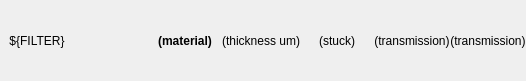
<?xml version="1.0" encoding="UTF-8"?>
<ui version="4.0">
 <class>Form</class>
 <widget class="QWidget" name="Form">
  <property name="geometry">
   <rect>
    <x>0</x>
    <y>0</y>
    <width>526</width>
    <height>81</height>
   </rect>
  </property>
  <property name="windowTitle">
   <string>Form</string>
  </property>
  <layout class="QHBoxLayout" name="horizontalLayout" stretch="0,0,0,0,0,0,0">
   <property name="spacing">
    <number>0</number>
   </property>
   <property name="leftMargin">
    <number>0</number>
   </property>
   <property name="topMargin">
    <number>0</number>
   </property>
   <property name="rightMargin">
    <number>0</number>
   </property>
   <property name="bottomMargin">
    <number>0</number>
   </property>
   <item>
    <widget class="QLabel" name="label">
     <property name="text">
      <string>${FILTER}</string>
     </property>
     <property name="alignment">
      <set>Qt::AlignCenter</set>
     </property>
    </widget>
   </item>
   <item>
    <widget class="PyDMByteIndicator" name="Inserted">
     <property name="maximumSize">
      <size>
       <width>100</width>
       <height>50</height>
      </size>
     </property>
     <property name="toolTip">
      <string/>
     </property>
     <property name="channel" stdset="0">
      <string>${PREFIX}:MMS:${FILTER}:STATE:GET_RBV</string>
     </property>
     <property name="orientation" stdset="0">
      <enum>Qt::Horizontal</enum>
     </property>
     <property name="showLabels" stdset="0">
      <bool>false</bool>
     </property>
     <property name="circles" stdset="0">
      <bool>true</bool>
     </property>
     <property name="shift" stdset="0">
      <number>1</number>
     </property>
    </widget>
   </item>
   <item>
    <widget class="PyDMLabel" name="Material">
     <property name="font">
      <font>
       <weight>75</weight>
       <bold>true</bold>
      </font>
     </property>
     <property name="toolTip">
      <string/>
     </property>
     <property name="text">
      <string>(material)</string>
     </property>
     <property name="alignment">
      <set>Qt::AlignCenter</set>
     </property>
     <property name="showUnits" stdset="0">
      <bool>false</bool>
     </property>
     <property name="channel" stdset="0">
      <string>${PREFIX}:FILTER:${FILTER}:Material</string>
     </property>
     <property name="displayFormat" stdset="0">
      <enum>PyDMLabel::String</enum>
     </property>
    </widget>
   </item>
   <item>
    <widget class="PyDMLabel" name="Thickness">
     <property name="font">
      <font>
       <weight>50</weight>
       <bold>false</bold>
      </font>
     </property>
     <property name="toolTip">
      <string/>
     </property>
     <property name="text">
      <string>(thickness um)</string>
     </property>
     <property name="alignment">
      <set>Qt::AlignRight|Qt::AlignTrailing|Qt::AlignVCenter</set>
     </property>
     <property name="showUnits" stdset="0">
      <bool>true</bool>
     </property>
     <property name="channel" stdset="0">
      <string>${PREFIX}:FILTER:${FILTER}:Thickness</string>
     </property>
     <property name="displayFormat" stdset="0">
      <enum>PyDMLabel::Decimal</enum>
     </property>
    </widget>
   </item>
   <item>
    <widget class="PyDMLabel" name="Stuck">
     <property name="font">
      <font>
       <weight>50</weight>
       <bold>false</bold>
      </font>
     </property>
     <property name="toolTip">
      <string/>
     </property>
     <property name="text">
      <string>(stuck)</string>
     </property>
     <property name="alignment">
      <set>Qt::AlignCenter</set>
     </property>
     <property name="showUnits" stdset="0">
      <bool>true</bool>
     </property>
     <property name="channel" stdset="0">
      <string>${PREFIX}:FILTER:${FILTER}:IsStuck</string>
     </property>
     <property name="displayFormat" stdset="0">
      <enum>PyDMLabel::String</enum>
     </property>
    </widget>
   </item>
   <item>
    <widget class="PyDMLabel" name="Transmission">
     <property name="font">
      <font>
       <weight>50</weight>
       <bold>false</bold>
      </font>
     </property>
     <property name="toolTip">
      <string/>
     </property>
     <property name="text">
      <string>(transmission)</string>
     </property>
     <property name="alignment">
      <set>Qt::AlignCenter</set>
     </property>
     <property name="showUnits" stdset="0">
      <bool>true</bool>
     </property>
     <property name="channel" stdset="0">
      <string>${PREFIX}:FILTER:${FILTER}:Transmission_RBV</string>
     </property>
     <property name="displayFormat" stdset="0">
      <enum>PyDMLabel::Exponential</enum>
     </property>
    </widget>
   </item>
   <item>
    <widget class="PyDMLabel" name="Transmission3Omega">
     <property name="font">
      <font>
       <weight>50</weight>
       <bold>false</bold>
      </font>
     </property>
     <property name="toolTip">
      <string/>
     </property>
     <property name="text">
      <string>(transmission)</string>
     </property>
     <property name="alignment">
      <set>Qt::AlignCenter</set>
     </property>
     <property name="showUnits" stdset="0">
      <bool>true</bool>
     </property>
     <property name="channel" stdset="0">
      <string>${PREFIX}:FILTER:${FILTER}:Transmission3Omega_RBV</string>
     </property>
     <property name="displayFormat" stdset="0">
      <enum>PyDMLabel::Exponential</enum>
     </property>
    </widget>
   </item>
  </layout>
 </widget>
 <customwidgets>
  <customwidget>
   <class>PyDMLabel</class>
   <extends>QLabel</extends>
   <header>pydm.widgets.label</header>
  </customwidget>
  <customwidget>
   <class>PyDMByteIndicator</class>
   <extends>QWidget</extends>
   <header>pydm.widgets.byte</header>
  </customwidget>
 </customwidgets>
 <resources/>
 <connections/>
</ui>
